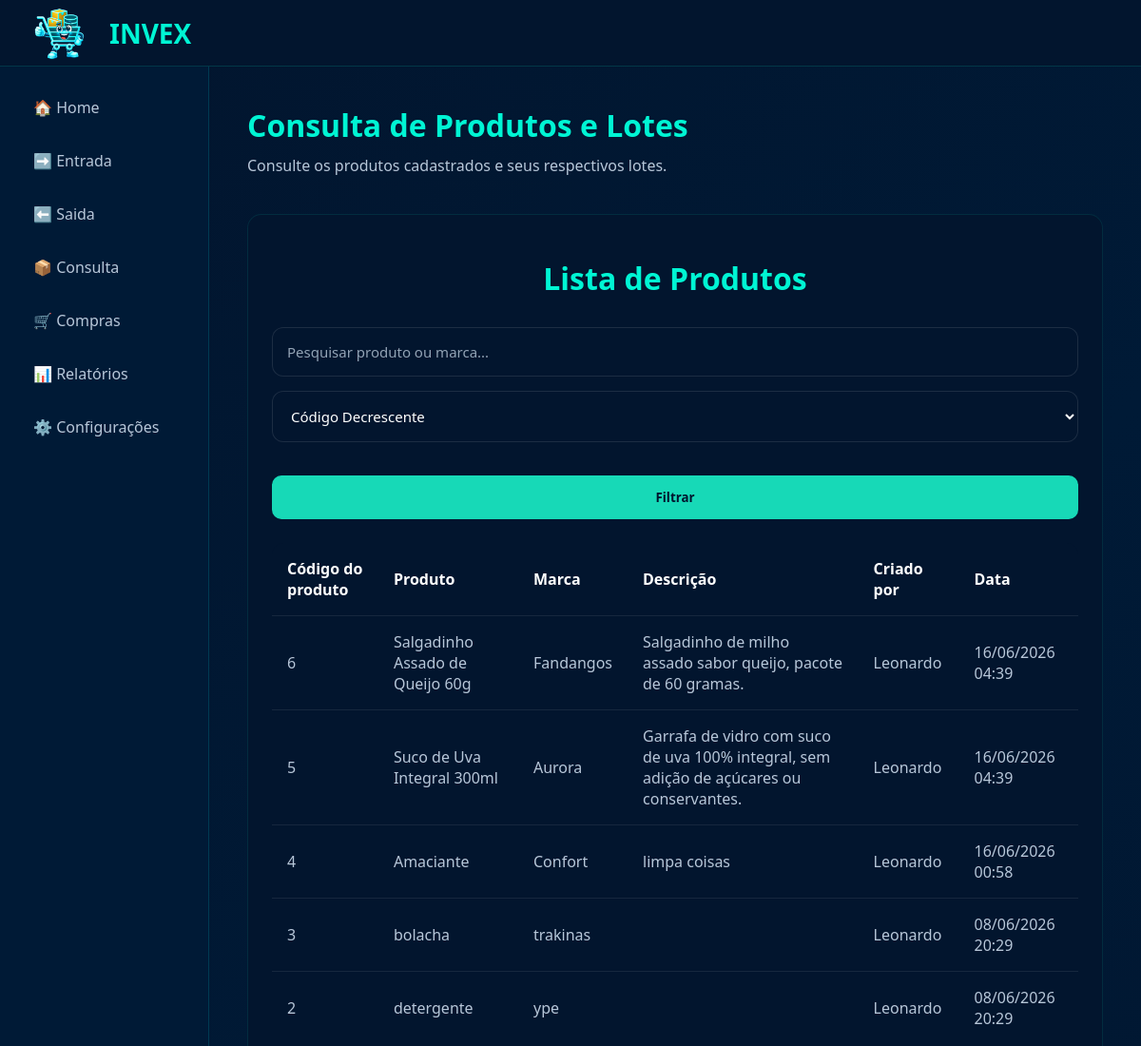
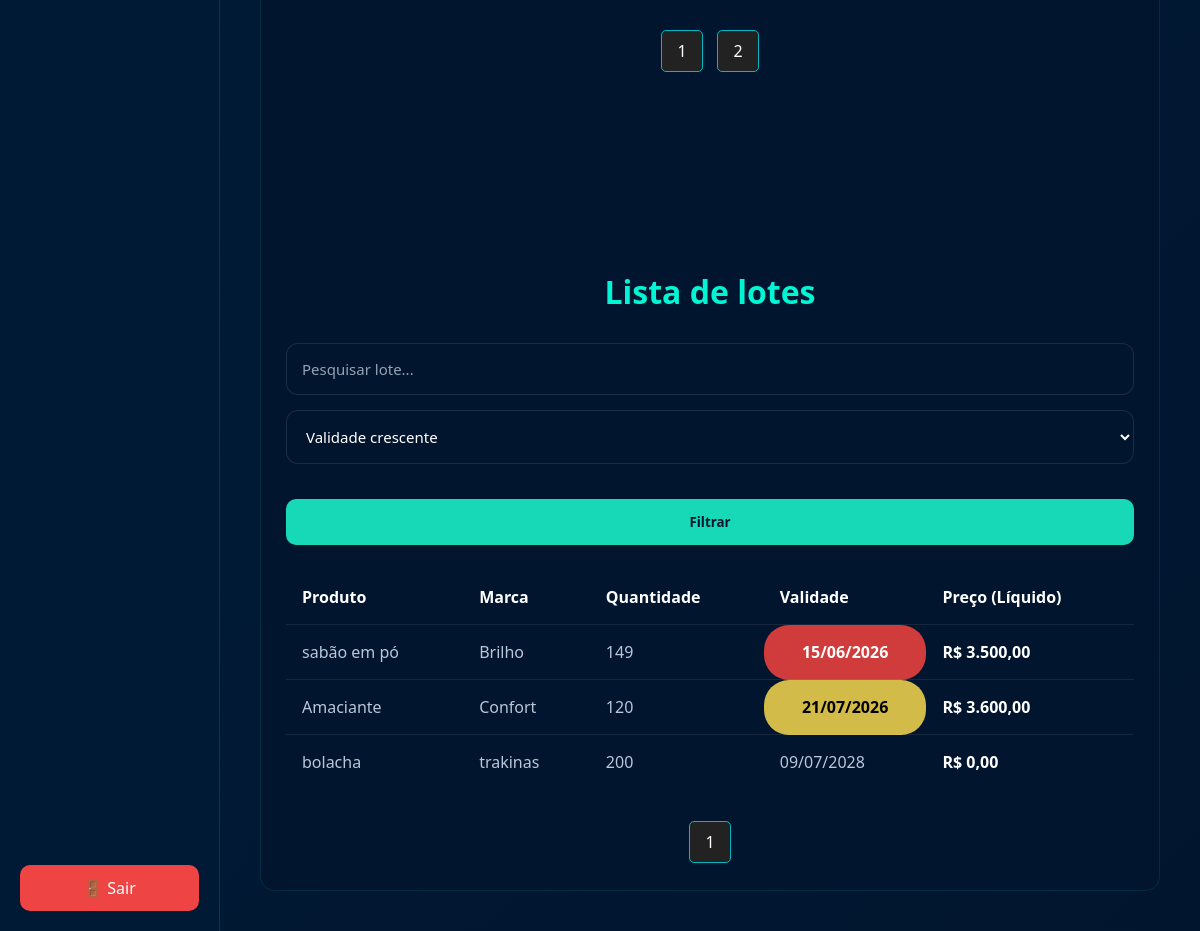
Page /painel_principal/consulta/consulta.php (signed in) on the earlier database version (2 pictures, top to bottom).
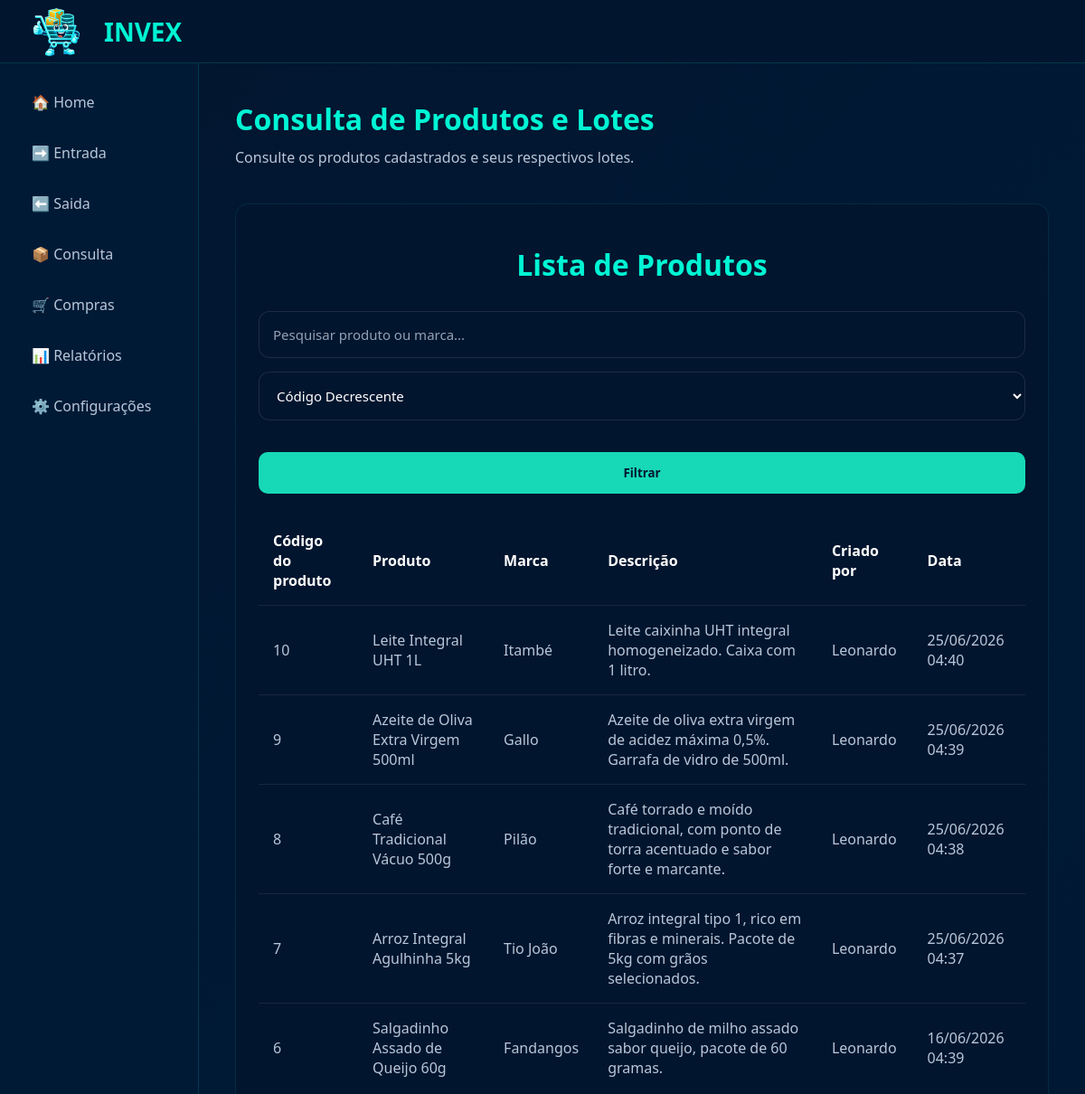
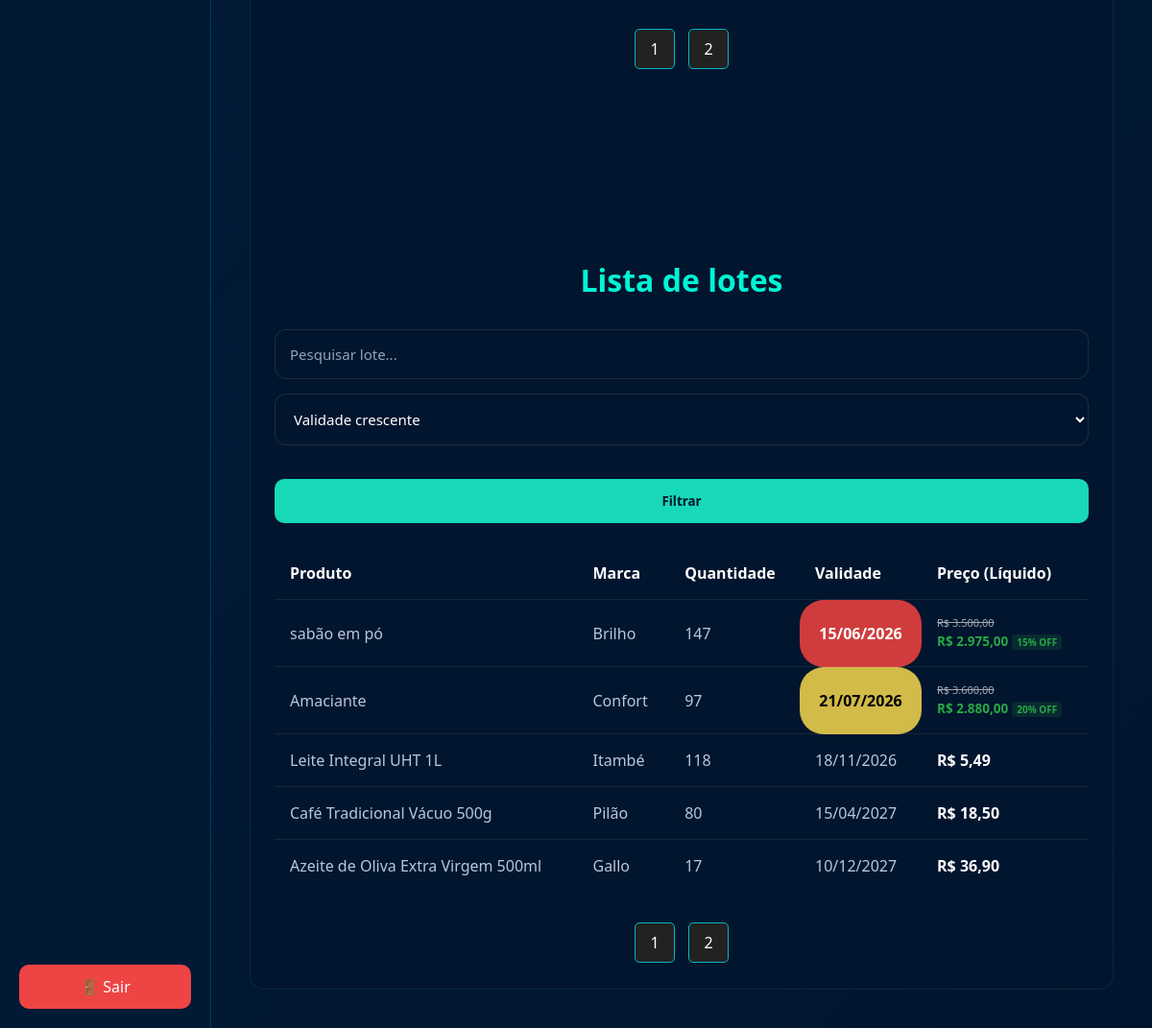
Same page on the later database version (2 pictures, top to bottom).
### tables this page shows
CREATE TABLE `produtos` (
  `idProduto` int(11) NOT NULL,
  `NomeProduto` varchar(100) NOT NULL,
  `MarcaProduto` varchar(100) NOT NULL,
  `Descricao` varchar(255) DEFAULT NULL,
  `idEmpresa` int(11) NOT NULL,
  `criadopor_nome` varchar(100) DEFAULT NULL,
  `criadoem` datetime DEFAULT CURRENT_TIMESTAMP,
  `criadopor_id` int(11) DEFAULT NULL,
  `preco_padrao_compra` decimal(10,2) NOT NULL DEFAULT '0.00',
  `preco_padrao_venda` decimal(10,2) NOT NULL DEFAULT '0.00',
  `estoque_minimo` int(11) NOT NULL DEFAULT '0'
);

CREATE TABLE `produtoslotes` (
  `idlote` int(11) NOT NULL,
  `idproduto` int(11) NOT NULL,
  `quantidade` int(11) NOT NULL,
  `validade` date DEFAULT NULL,
  `criado_em` datetime DEFAULT CURRENT_TIMESTAMP,
  `idEmpresa` int(11) DEFAULT NULL,
  `numero_lote` varchar(50) NOT NULL,
  `preco_compra` decimal(10,2) NOT NULL DEFAULT '0.00',
  `preco_venda` decimal(10,2) NOT NULL DEFAULT '0.00',
  `desconto` decimal(5,2) NOT NULL DEFAULT '0.00',
  `status_lote` enum('normal','promocao','vencido') NOT NULL DEFAULT 'normal'
);

### painel_principal/consulta/consulta_logica.php (the view, shortened to what the changed rows need)
<?php
include '../../funcoes/conexao.php';
function formatarDataBR($data)
{
    return date(
        "d/m/Y H:i",
        strtotime($data)
    );
}
$idEmpresa = $_SESSION['idEmpresa'];
$pesquisa =
isset($_GET['pesquisa'])
? trim($_GET['pesquisa'])
: "";
$ordenar =
isset($_GET['ordenar'])
? $_GET['ordenar']
: "id_desc";
$limite = 5;
$pagina =
isset($_GET['pagina_produtos'])
? (int)$_GET['pagina_produtos']
: 1;
$inicio = ($pagina - 1) * $limite;
$orderBy = "idProduto DESC";
$where = "
WHERE idEmpresa = $idEmpresa
";
$sql_total = "
SELECT COUNT(*) AS total
FROM produtos
$where
";
$resultado_total =
$conn->query($sql_total);
$total_produtos =
$resultado_total->fetch_assoc()['total'];
$total_paginas =
ceil($total_produtos / $limite);
$sql_lista = "
SELECT *
FROM produtos
$where
ORDER BY $orderBy
LIMIT $inicio, $limite
";
$resultado_lista =
$conn->query($sql_lista);
?>
<div id="listaProdutos">
<?php
if($resultado_lista->num_rows > 0){
    echo "<table>";
    echo "
    <tr>
        <th>Código do produto</th>
        <th>Produto</th>
        <th>Marca</th>
        <th>Descrição</th>
        <th>Criado por</th>
        <th>Data</th>
    </tr>
    ";
    while($produto = $resultado_lista->fetch_assoc()){
        echo "<tr>";
        echo "<td>".$produto['idProduto']."</td>";
        echo "<td>".$produto['NomeProduto']."</td>";
        echo "<td>".$produto['MarcaProduto']."</td>";
        echo "<td>".$produto['Descricao']."</td>";
        echo "<td>".$produto['criadopor_nome']."</td>";
        echo "<td>".formatarDataBR($produto['criadoem'])."</td>";
        echo "</tr>";
    }
    echo "</table>";
    echo "<div class='paginacao'>";
    for($i = 1; $i <= $total_paginas; $i++){
echo "
<a href='?lista=produtos&pagina_produtos=$i&pesquisa="
. urlencode($pesquisa) .
"&ordenar=$ordenar#listaProdutos'>
$i
</a>
";
    }
    echo "</div>";
}else{
    echo "<p>Nenhum produto encontrado.</p>";
}
?>
</div>
<?php
$pesquisa_lote =
isset($_GET['pesquisa_lote'])
? trim($_GET['pesquisa_lote'])
: "";
$ordenar_lotes =
isset($_GET['ordenar_lotes'])
? $_GET['ordenar_lotes']
: "validade_asc";
$pagina_lotes =
isset($_GET['pagina_lotes'])
? (int)$_GET['pagina_lotes']
: 1;
$inicio_lotes =
($pagina_lotes - 1) * $limite;
$where_lotes = "
WHERE produtos.idEmpresa = $idEmpresa
";
$orderByLotes = "produtoslotes.validade ASC";
switch($ordenar_lotes){
    case "validade_asc":
        $orderByLotes = "produtoslotes.validade ASC";
        break;
}
$sql_total_lotes = "
SELECT COUNT(*) AS total
FROM produtoslotes
INNER JOIN produtos
ON produtos.idProduto = produtoslotes.idproduto
$where_lotes
";
$resultado_total_lotes =
$conn->query($sql_total_lotes);
$total_lotes =
$resultado_total_lotes->fetch_assoc()['total'];
$total_paginas_lotes =
ceil($total_lotes / $limite);
$sql_lotes = "
SELECT
    produtos.NomeProduto,
    produtos.MarcaProduto,
    produtoslotes.quantidade,
    produtoslotes.validade,
    produtoslotes.preco_venda,
    produtoslotes.desconto
FROM produtoslotes
INNER JOIN produtos
ON produtos.idProduto = produtoslotes.idproduto
$where_lotes
ORDER BY $orderByLotes
LIMIT $inicio_lotes, $limite
";
$resultado_lotes =
$conn->query($sql_lotes);
?>
<div id="listaLotes">
<?php
if($resultado_lotes->num_rows > 0){
    echo "<table>";
    echo "
    <tr>
        <th>Produto</th>
        <th>Marca</th>
        <th>Quantidade</th>
        <th>Validade</th>
        <th>Preço (Líquido)</th>
    </tr>
    ";
    while($lote = $resultado_lotes->fetch_assoc()){
        $classe = "";
        $hoje = new DateTime();
        $data_validade =
        new DateTime($lote['validade']);
        if($data_validade < $hoje){
            $classe = "vermelho-validade";
        }else{
            $dias =
            $hoje->diff($data_validade)->days;
            if($dias <= 0){
                $classe = "vermelho-validade";
            }
            elseif($dias <= 30){
                $classe = "amarelo-validade";
            }
        }
        $preco_original = (float)$lote['preco_venda'];
        $porcentagem_desconto = (float)$lote['desconto'];
        if ($porcentagem_desconto > 0) {
            $preco_calculado = $preco_original - ($preco_original * ($porcentagem_desconto / 100));
            $txt_original = number_format($preco_original, 2, ',', '.');
            $txt_calculado = number_format($preco_calculado, 2, ',', '.');
            $txt_pct = number_format($porcentagem_desconto, 0);
            $exibicao_preco = "<span style='text-decoration: line-through; color: #a0aab5; font-size: 11px; display: block;'>R$ $txt_original</span>";
            $exibicao_preco .= "<span style='color: #28a745; font-weight: bold; font-size: 13.5px;'>R$ $txt_calculado</span>";
            $exibicao_preco .= "<span style='background: rgba(40, 167, 69, 0.15); color: #28a745; padding: 1px 5px; border-radius: 4px; font-size: 10px; font-weight: bold; margin-left: 4px;'>$txt_pct% OFF</span>";
        } else {
            $txt_normal = number_format($preco_original, 2, ',', '.');
            $exibicao_preco = "<span style='font-weight: bold; color: #ffffff;'>R$ $txt_normal</span>";
        }
        echo "<tr>";
        echo "<td>".$lote['NomeProduto']."</td>";
        echo "<td>".$lote['MarcaProduto']."</td>";
        echo "<td>".$lote['quantidade']."</td>";
        echo "<td class='$classe'>".date("d/m/Y", strtotime($lote['validade']))."</td>";
        echo "<td>".$exibicao_preco."</td>";
        echo "</tr>";
    }
    echo "</table>";
    echo "<div class='paginacao'>";
    for($i = 1; $i <= $total_paginas_lotes; $i++){
echo "
<a href='?lista=lotes&pagina_lotes=$i&pesquisa_lote="
. urlencode($pesquisa_lote) .
"&ordenar_lotes=$ordenar_lotes#listaLotes'>
$i
</a>
";
    }
    echo "</div>";
}else{
    echo "<p>Nenhum lote cadastrado.</p>";
}
?>
</div>

Differences in the rows shown:
no longer on this page (row unchanged): produtos: idProduto "5", NomeProduto "Suco de Uva Integral 300ml", MarcaProduto "Aurora", Descricao "Garrafa de vidro com suco de uva 100% integral, sem adição de açúcares ou conservantes.", criadopor_nome "Leonardo", criadoem "16/06/2026 04:39"
no longer on this page (row unchanged): produtos: idProduto "4", NomeProduto "Amaciante", MarcaProduto "Confort", Descricao "limpa coisas", criadopor_nome "Leonardo", criadoem "16/06/2026 00:58"
no longer on this page (row unchanged): produtos: idProduto "3", NomeProduto "bolacha", MarcaProduto "trakinas", criadopor_nome "Leonardo", criadoem "08/06/2026 20:29"
no longer on this page (row unchanged): produtos: idProduto "2", NomeProduto "detergente", MarcaProduto "ype", criadopor_nome "Leonardo", criadoem "08/06/2026 20:29"
no longer on this page (row edited): produtoslotes: idproduto.NomeProduto "bolacha", idproduto.MarcaProduto "trakinas", quantidade "200", validade "09/07/2028", preco_venda "0,00"
added produtos: idProduto "10", NomeProduto "Leite Integral UHT 1L", MarcaProduto "Itambé", Descricao "Leite caixinha UHT integral homogeneizado. Caixa com 1 litro.", criadopor_nome "Leonardo", criadoem "25/06/2026 04:40"
added produtos: idProduto "9", NomeProduto "Azeite de Oliva Extra Virgem 500ml", MarcaProduto "Gallo", Descricao "Azeite de oliva extra virgem de acidez máxima 0,5%. Garrafa de vidro de 500ml.", criadopor_nome "Leonardo", criadoem "25/06/2026 04:39"
added produtos: idProduto "8", NomeProduto "Café Tradicional Vácuo 500g", MarcaProduto "Pilão", Descricao "Café torrado e moído tradicional, com ponto de torra acentuado e sabor forte e marcante.", criadopor_nome "Leonardo", criadoem "25/06/2026 04:38"
added produtos: idProduto "7", NomeProduto "Arroz Integral Agulhinha 5kg", MarcaProduto "Tio João", Descricao "Arroz integral tipo 1, rico em fibras e minerais. Pacote de 5kg com grãos selecionados.", criadopor_nome "Leonardo", criadoem "25/06/2026 04:37"
changed produtoslotes "sabão em pó": quantidade "149" → "147"; txt_calculado (not shown) → "2.975,00"; desconto (not shown) → "15"
changed produtoslotes "Amaciante": quantidade "120" → "97"; txt_calculado (not shown) → "2.880,00"; desconto (not shown) → "20"
added produtoslotes: idproduto.NomeProduto "Leite Integral UHT 1L", idproduto.MarcaProduto "Itambé", quantidade "118", validade "18/11/2026", preco_venda "5,49"
added produtoslotes: idproduto.NomeProduto "Café Tradicional Vácuo 500g", idproduto.MarcaProduto "Pilão", quantidade "80", validade "15/04/2027", preco_venda "18,50"
added produtoslotes: idproduto.NomeProduto "Azeite de Oliva Extra Virgem 500ml", idproduto.MarcaProduto "Gallo", quantidade "17", validade "10/12/2027", preco_venda "36,90"
Other differences:
new list line: "2"
